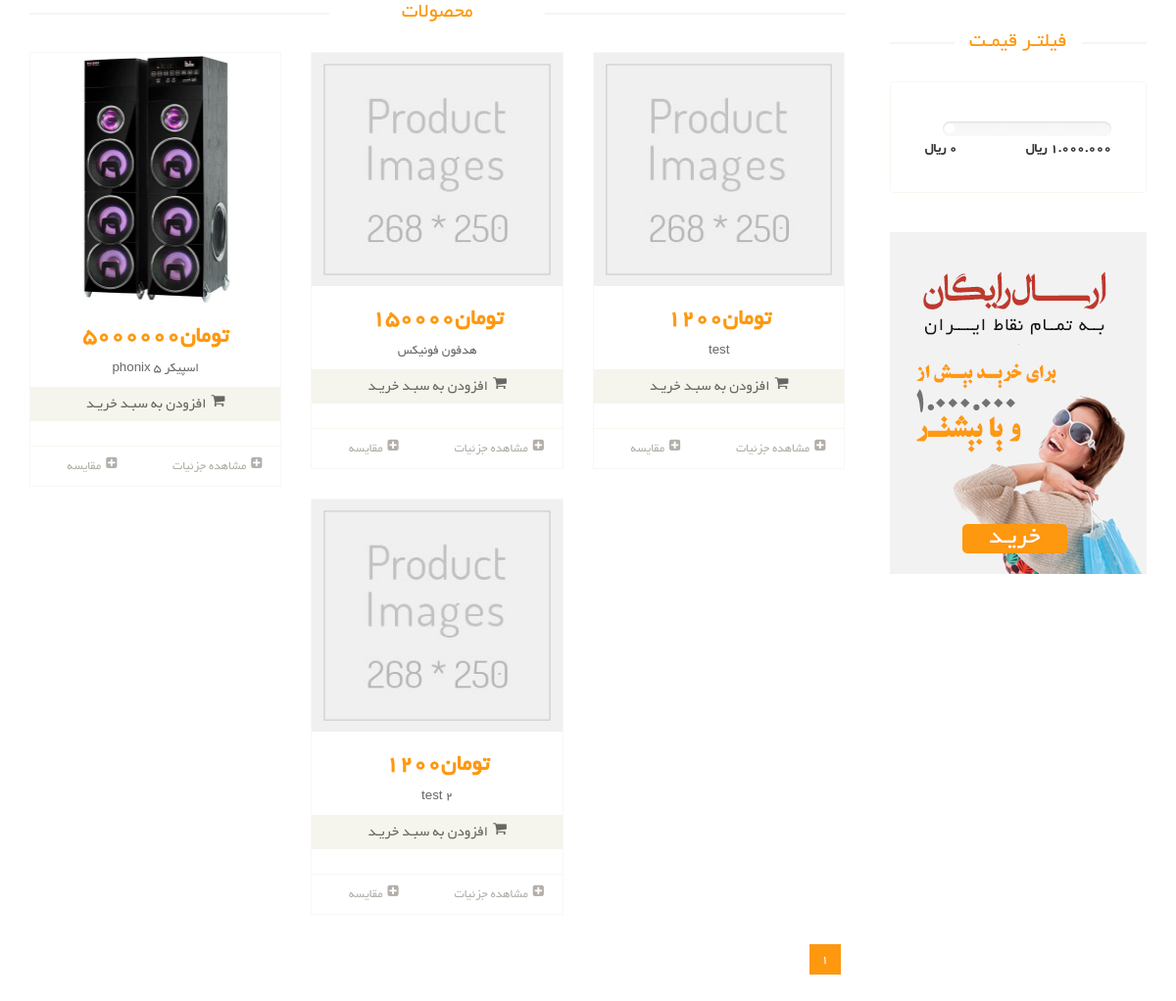
Screenshot of /products/ with the database file from the repository.
### product_module/models.py (models this page shows, shortened)
class Product(models.Model):
    title = models.CharField(max_length=300, verbose_name="عنوان")
    image = models.ImageField(verbose_name="عکس", upload_to="images/products", null=True, blank=True)
    category = models.ManyToManyField(ProductCategory,
                                      related_name='product_categories',
                                      verbose_name='دسته بندی ها',
                                      )
    price = models.IntegerField(verbose_name="قیمت")
    short_description = models.CharField(max_length=400, db_index=True, null=True, verbose_name="توضیحات کوتاه")
    description = models.TextField(verbose_name="توضیحات اصلی", db_index=True)
    is_active = models.BooleanField(default=False, verbose_name="فعال / غیر فعال")
    brand = models.ForeignKey(ProductBrand, on_delete=models.CASCADE, verbose_name="برند", null=True, blank=True)
    slug = models.SlugField(default="", null=False, db_index=True, blank=True, max_length=200, unique=True,
                            verbose_name="عنوان در url")
    is_delete = models.BooleanField(default=False, verbose_name="حذف شده / حذف نشده")
    class Meta:
        verbose_name = "محصول"
        verbose_name_plural = "محصولات"

### product_module/views.py (the view)
# urls.py: path('', views.ProductListView.as_view(), name='product-list'),
class ProductListView(ListView):
    template_name = "product_module/product_list.html"
    model = Product
    context_object_name = "products"
    ordering = ['-price']
    paginate_by = 6
    def get_queryset(self):
        query = super(ProductListView, self).get_queryset()
        query2 = super(ProductListView, self).get_queryset()
        query = query.filter(is_active=True)
        query2 = query.filter(is_active=True)
        category_name = self.kwargs.get("category")
        brand_name = self.kwargs.get("brand")
        if category_name is not None:
            query = query.filter(category__url_title__iexact=category_name)
        if brand_name is not None:
            query2 = query2.filter(brand__url_title__iexact=brand_name)
            return query2
        return query

### product_module/templates/product_module/product_list.html (shortened to what this page needs)
{% extends 'shared/layout.html' %}
{% load render_partial %}
{% block content %}
<section>
		<div class="container">
			<div class="row">
				<div class="col-sm-9 padding-right">
					<div class="features_items">
						<h2 class="title text-center">محصولات</h2>
						{% for product in products %}
                            {% include 'product_module/includes/product_item_partial.html' with product=product %}
						{% endfor %}
                        <div class="clearfix"></div>
						<ul class="pagination">
                            {% for page in paginator.page_range %}
                                <li class="{% if page_obj.number == page %} active {% endif %}" ><a href="?page={{ page }}">{{ page }}</a></li>
                            {% endfor %}
                        </ul>
					</div>
				</div>
				<div class="col-sm-3">
					<div class="left-sidebar">
						<div class="price-range">
							<h2>فیلتـر قیمـت</h2>
							<div class="well">
								 <div class="slider slider-horizontal" style="width: 172px;"></div><br>
								 <b>1.000.000 ريال</b> <b class="pull-left">0 ريال</b>
							</div>
						</div>
						<div class="shipping text-center">
							<img src="/static/images/home/shipping.jpg" alt="">
						</div>
					</div>
				</div>
			</div>
		</div>
	</section>
{% endblock %}

### product_module/templates/product_module/includes/product_item_partial.html (shortened to what this page needs)
{% load thumbnail %}
<div class="col-sm-4">
<div class="product-image-wrapper">
<div class="single-products">
<div class="productinfo text-center">
    {% if product.image %}
        {% thumbnail product.image "268x250" quality=75 crop="center" as image %}
            <img src="{{ image.url }}">
        {% endthumbnail %}
    {% else %}
        <img src="/static/images/shop/product.jpg" alt="product-image">
    {% endif %}
    <h2>تومان{{ product.price }}</h2>
    <p>{{ product.title}}</p>
    <a href="#" class="btn btn-default add-to-cart"><i class="fa fa-shopping-cart"></i>افزودن به سبـد خریـد</a>
</div>
<div class="product-overlay">
    <div class="overlay-content">
    <form method="post" action="{% url 'add-shopping-cart' %}">
    </form>
    </div>
</div>
</div>
<div class="choose">
<ul class="nav nav-pills nav-justified">
    <li><a href="{% url 'product-detail' slug=product.slug %}"><i class="fa fa-plus-square"></i>مشاهده جزئیات</a></li>
    <li><a href=""><i class="fa fa-plus-square"></i>مقایسه</a></li>
</ul>
</div>
</div>
</div>

### static/css/price-range.css (style rules this page uses)
.slider { display: inline-block; vertical-align: middle; position: relative; }
.slider.slider-horizontal { width: 210px; height: 20px; }

### static/css/custom.css (style rules this page uses)
ul { padding-right: 0; }

### static/css/main.css (style rules this page uses)
body { font-family: 'BYekan'; font-size: 10pt; position: relative; font-weight: normal; direction: rtl; }
ul li { list-style: none; }
a { -webkit-transition: 300ms; -moz-transition: 300ms; -o-transition: 300ms; transition: 300ms; }
h1, h2, h3, h4, h5, h6 { font-family: 'BYekan', sans-serif; }
.left-sidebar h2, .brands_products h2 { color: #FE980F; font-family: 'BYekan', sans-serif; font-size: 16pt; font-weight: 400; margin: 0 0 30px auto; text-align: center; text-transform: uppercase; position: relative; z-index:3; }
.left-sidebar h2:after, h2.title:after { content: " "; position: absolute; border: 1px solid #f5f5f5; bottom:8px; right: 0; width: 100%; height: 0; z-index: -2; }
.left-sidebar h2:before { content: " "; position: absolute; background: #fff; bottom: -6px; width: 130px; height: 30px; z-index: -1; right: 50%; margin-right: -65px; }
h2.title:before { content: " "; position: absolute; background: #fff; bottom: -6px; width: 220px; height: 30px; z-index: -1; right: 50%; margin-right: -110px; }
.shipping { background-color: #F2F2F2; margin-top: 40px; overflow: hidden; padding-top: 20px; position: relative; }
.price-range { margin-top:30px; }
.well { background-color: #FFFFFF; border: 1px solid #F7F7F0; border-radius: 4px; box-shadow: none; margin-bottom: 20px; min-height: 20px; padding: 35px; }
.padding-right { padding-left: 0; }
.features_items { overflow:hidden; }
h2.title { color: #FE980F; font-family: 'BYekan', sans-serif; font-size: 16pt; font-weight: 400; margin: 0 15px; text-transform: uppercase; margin-bottom: 30px; position: relative; }
.product-image-wrapper { border:1px solid #F7F7F5; overflow: hidden; margin-bottom:30px; }
.single-products { position: relative; }
.productinfo h2 { color: #FE980F; font-family: 'BYekan', sans-serif; font-size: 24px; font-weight: 700; }
.productinfo p { font-family: 'BYekan', sans-serif; font-size: 10pt; font-weight: 400; color: #696763; }
.productinfo img { width: 100%; }
.productinfo { position:relative; }
.product-overlay { background:#FE980F; top: 0; display: none; height: 0; position: absolute; transition: height 500ms ease 0s; width: 100%; display: block; opacity:; }
.product-overlay .overlay-content { bottom: 0; position: absolute; bottom: 0; text-align: center; width: 100%; }
.add-to-cart { background:#F5F5ED; border: 0 none; border-radius: 0; color: #696763; font-family: 'BYekan', sans-serif; font-size: 15px; width: 100%; margin-bottom: 25px; }
.add-to-cart i { margin-left:5px; }
.choose { border-top: 1px solid #F7F7F0; }
.choose ul li a { color: #B3AFA8; font-family: 'BYekan', sans-serif; font-size: 13px; padding-left: 0; padding-right: 0; }
.choose ul li a i { margin-left:5px; }
.pagination { display: inline-block; margin-bottom: 25px; margin-top: 0; padding-right: 15px; }
.pagination li:first-child a, .pagination li:first-child span { border-bottom-left-radius: 0; border-top-left-radius: 0; margin-left: 0; }
.pagination li:last-child a, .pagination li:last-child span { border-bottom-right-radius: 0; border-top-right-radius: 0; }
.pagination .active a, .pagination .active span, .pagination .active a:hover, .pagination .active span:hover, .pagination .active a:focus, .pagination .active span:focus { background-color: #FE980F; border-color: #FE980F; color: #FFFFFF; cursor: default; z-index: 2; }
.pagination li a, .pagination li span { background-color: #f0f0e9; border: 0; float: left; line-height: 1.42857; margin-left: -1px; padding: 6px 12px; position: relative; text-decoration: none; margin-right: 5px; color:#000; }

### rows the page displays
Product: price "5000000", title "اسپیکر phonix 5"
Product: price "150000", title "هدفون فونیکس"
Product: price "1200", title "test"
Product: price "1200", title "test 2"

### other values shown
{{ page }} "1"
